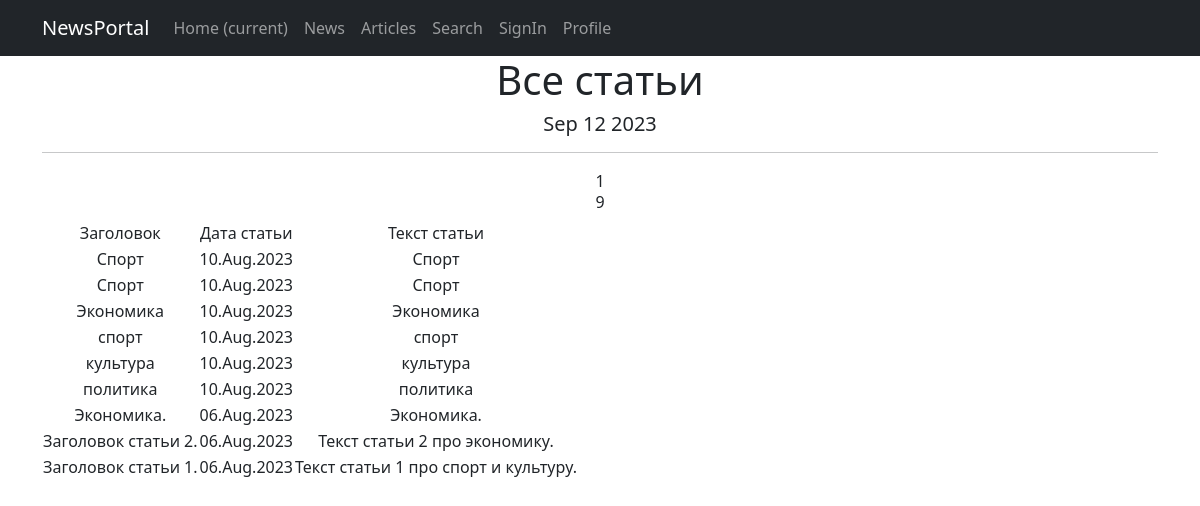
Screenshot of /articles/ (signed in) with the database file from the repository.
### news/models.py (models this page shows, shortened)
class Post(models.Model):
    article = 'AR'
    news = 'NE'
    POSITIONS = [
        (article, 'Статья'),
        (news, 'Новости')
    ]
    post_type = models.CharField(max_length=2, choices=POSITIONS, default=news)
    created = models.DateTimeField(auto_now_add=True)
    title = models.CharField(max_length=255)
    text = models.TextField()
    post_rating = models.IntegerField(default=0)
    author = models.ForeignKey(Author, on_delete=models.CASCADE)
    category = models.ManyToManyField(Category, through='PostCategory')

### news/views.py (the view)
# urls.py: path('articles/', cache_page(60*5)(ArticlesList.as_view()), name='articles_list'),
class ArticlesList(LoginRequiredMixin, ListView):
    model = Post
    template_name = 'articles/all_articles.html'
    context_object_name = 'posts'
    paginate_by = 10
    def get_queryset(self):
        queryset = super().get_queryset().filter(post_type='AR')
        return queryset.order_by('-created')

### news/templatetags/custom_filters.py (called while the page is built)
@register.filter()
def censor(value):
    words = value.split()
    result = []
    for word in words:
        if word in bad_words:
            result.append(word[0] + "*"*(len(word)-2) + word[-1])
        else:
            result.append(word)
    return " ".join(result)

### news/templatetags/custom_tags.py (called while the page is built)
@register.simple_tag()
def current_time(format_string='%b %d %Y'):
    return datetime.utcnow().strftime(format_string)

### templates/articles/all_articles.html (shortened to what this page needs)
{% extends 'flatpages/default.html' %}
{% load custom_filters %}
{% load custom_tags %}
{% block content %}
    <h1>Все статьи</h1>
    <h5>{% current_time '%b %d %Y' %}</h5>
    <hr>
    {{ page_obj.number }}
    {% if posts %}
        <h6>{{ posts|length }}</h6>
        <table>
            <tr>
                <td>Заголовок</td>
                <td>Дата статьи</td>
                <td>Текст статьи</td>
            </tr>
            {% for post in posts %}
            <tr>
                <td>{{ post.title|censor }}</td>
                <td>{{ post.created|date:'d.M.Y' }}</td>
                <td>{{ post.text|truncatewords:20|censor }}</td>
            </tr>
            {% endfor %}
        </table>
    {% else %}
        <h2>Статей нет!</h2>
    {% endif %}
{% endblock content %}

### rows the page displays
Post: title|censor "Спорт", created "10.Aug.2023", text|censor "Спорт"
Post: title|censor "Спорт", created "10.Aug.2023", text|censor "Спорт"
Post: title|censor "Экономика", created "10.Aug.2023", text|censor "Экономика"
Post: title|censor "спорт", created "10.Aug.2023", text|censor "спорт"
Post: title|censor "культура", created "10.Aug.2023", text|censor "культура"
Post: title|censor "политика", created "10.Aug.2023", text|censor "политика"
Post: title|censor "Экономика.", created "06.Aug.2023", text|censor "Экономика."
Post: title|censor "Заголовок статьи 2.", created "06.Aug.2023", text|censor "Текст статьи 2 про экономику."
Post: title|censor "Заголовок статьи 1.", created "06.Aug.2023", text|censor "Текст статьи 1 про спорт и культуру."

### other values shown
{{ page_obj.number }} "1"
{{ posts|length }} "9"
